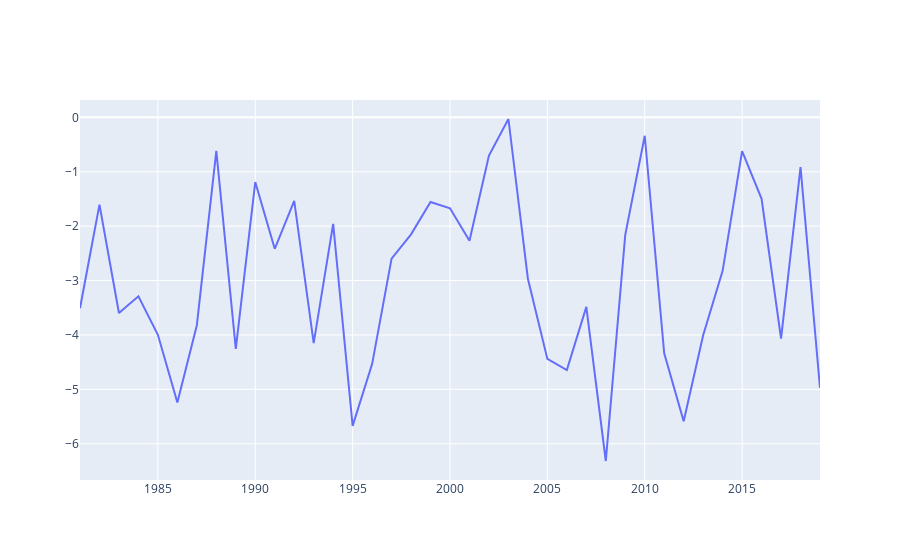

Notebook code cell kept with this figure:
### Code cell
tmp_kmr=pd.read_csv('./datasets/nasa/temp.csv')
tmp_kmr[tmp_kmr["PARAMETER"].str.contains("T2M")==True]
tmp_kmr.drop(tmp_kmr.columns[[0,1,2,16]],axis=1,inplace=True)
tmp_kmr.head()
#tmp_kmr['YEAR']=pd.to_datetime(tmp_kmr.YEAR).dt.strftime('%d/%m/%Y')
#tmp_kmr['YEAR']=tmp_kmr['YEAR'].apply(lambda x:x[6:])
tmp_kmr=tmp_kmr.groupby(['YEAR'])['JAN'].mean().reset_index()
trace=go.Scatter(
    x=tmp_kmr['YEAR'],
    y=tmp_kmr['JAN'],
    mode='lines',
    )
data=[trace]
ply.iplot(data, filename='line-mode')

### Figure 1 — Plotly figure (JSON) as saved in the notebook; plotly's stock layout.template omitted (floating-point values rounded to 4 significant figures)
{"data": [{"mode": "lines", "type": "scatter", "x": [1981, 1982, 1983, 1984, 1985, 1986, 1987, 1988, 1989, 1990, 1991, 1992, 1993, 1994, 1995, 1996, 1997, 1998, 1999, 2000, 2001, 2002, 2003, 2004, 2005, 2006, 2007, 2008, 2009, 2010, 2011, 2012, 2013, 2014, 2015, 2016, 2017, 2018, 2019], "y": [-3.51, -1.603, -3.597, -3.289, -3.997, -5.241, -3.821, -0.6153, -4.258, -1.189, -2.416, -1.533, -4.15, -1.96, -5.672, -4.535, -2.597, -2.151, -1.555, -1.671, -2.269, -0.7014, -0.03011, -2.967, -4.441, -4.645, -3.484, -6.317, -2.161, -0.3386, -4.338, -5.588, -4.005, -2.821, -0.6202, -1.499, -4.066, -0.9137, -4.972]}], "layout": {}}
